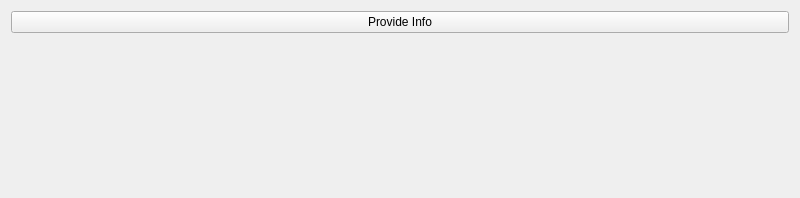
<?xml version="1.0" encoding="UTF-8"?>
<ui version="4.0">
 <class>Widget</class>
 <widget class="QWidget" name="Widget">
  <property name="geometry">
   <rect>
    <x>0</x>
    <y>0</y>
    <width>800</width>
    <height>198</height>
   </rect>
  </property>
  <property name="windowTitle">
   <string>Widget</string>
  </property>
  <layout class="QVBoxLayout" name="verticalLayout">
   <item>
    <widget class="QPushButton" name="provideInfoButton">
     <property name="text">
      <string>Provide Info</string>
     </property>
    </widget>
   </item>
   <item>
    <widget class="QLabel" name="label">
     <property name="text">
      <string/>
     </property>
    </widget>
   </item>
  </layout>
 </widget>
 <resources/>
 <connections/>
</ui>
